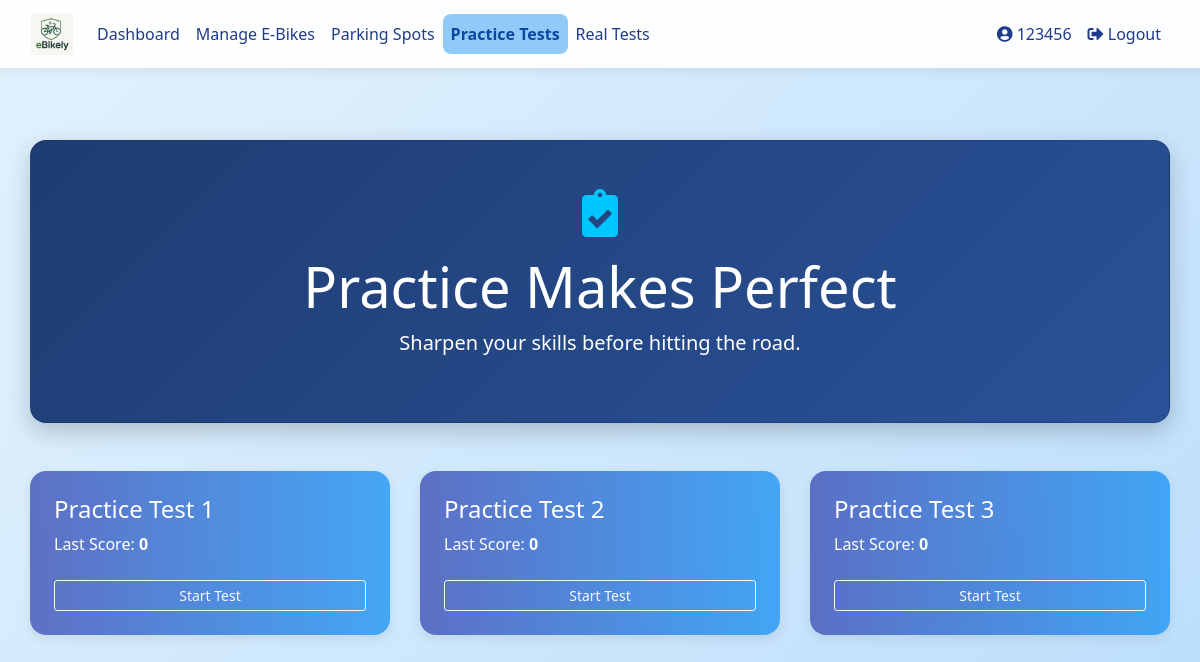
Before: /practice (signed in) with the older database file.
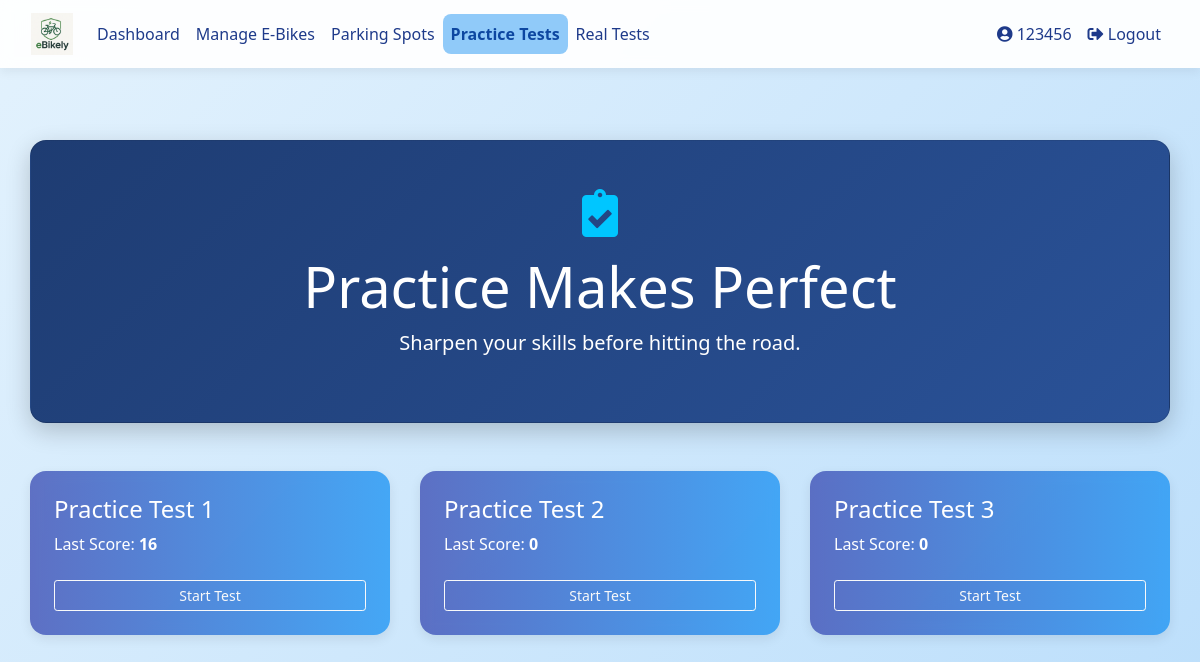
After: the same page with the newer database file.
### database_setup.py (models this page shows)
class User(Base, UserMixin):
    __tablename__ = 'users'
    id = Column(Integer, primary_key=True)
    username = Column(String(150), unique=True, nullable=False)
    email = Column(String(150), nullable=True)
    password = Column(String(150), nullable=False)
    ebikes = relationship('EBike', back_populates='owner', cascade="all, delete-orphan")
    practice_tests = relationship('PracticeTest', back_populates='user', cascade="all, delete-orphan")
    real_tests = relationship('RealTest', back_populates='user', cascade="all, delete-orphan")
    practice_attempts = relationship("PracticeAttempt", back_populates="user", cascade="all, delete-orphan")
    parking_spot = relationship("ParkingSpot", back_populates="reserved_user", uselist=False)
    role = Column(String(10))  # 'student' or 'teacher'
    department = Column(String(150))  # for teachers
    year = Column(Integer)  # for students
    house = Column(String(50))  # for students

class PracticeTest(Base):
    __tablename__ = 'practice_tests'
    id = Column(Integer, primary_key=True)
    name = Column(String(100), nullable=False)
    user_id = Column(Integer, ForeignKey('users.id'))  # <-- This line fixes the problem
    user = relationship('User', back_populates='practice_tests')  # <-- Define this side of the relationship
    questions = relationship('PracticeQuestion', back_populates='test', cascade="all, delete-orphan")

class PracticeAttempt(Base):
    __tablename__ = 'practice_attempts'
    id = Column(Integer, primary_key=True)
    user_id = Column(Integer, ForeignKey('users.id'), nullable=False)
    test_id = Column(Integer, ForeignKey('practice_tests.id'), nullable=False)
    score = Column(Integer, nullable=False)
    attempt_date = Column(DateTime, default=datetime.utcnow)
    user = relationship('User', back_populates='practice_attempts')

### app.py (the view)
@app.route('/practice', methods=['GET'])
@login_required
def practice_selection():
    session = SessionLocal()
    user = session.query(User).filter_by(id=current_user.id).first()
    tests = session.query(PracticeTest).all()
    attempts = {attempt.test_id: attempt for attempt in user.practice_attempts}
    session.close()
    return render_template('practice_selection.html', tests=tests, attempts=attempts)

### app.py (called while the page is built)
@login_manager.user_loader
def load_user(user_id):
    session = SessionLocal()
    user = session.query(User).get(int(user_id))
    session.close()
    return user

### templates/practice_selection.html (shortened to what this page needs)
{% extends "base.html" %}
{% block content %}
<div class="container dashboard-container fade-in py-5">
    <div class="hero-section card text-white text-center mb-5 p-5">
        <i class="fas fa-clipboard-check dashboard-icon mb-3"></i>
        <h1 class="display-4">Practice Makes Perfect</h1>
        <p class="lead">Sharpen your skills before hitting the road.</p>
    </div>
    <div class="row justify-content-center slide-up-delay">
        {% for test in tests %}
        <div class="col-md-6 col-lg-4 mb-4">
            <div class="feature-card card text-white p-4 h-100">
                <h4 class="mb-2">{{ test.name }}</h4>
                {% if test.id in attempts %}
                    <p>Last Score: <strong>{{ attempts[test.id].score }}</strong></p>
                {% else %}
                    <p>No attempt yet.</p>
                {% endif %}
                <a href="{{ url_for('practice_quiz', test_id=test.id) }}" class="btn btn-outline-light btn-sm mt-2">Start Test</a>
            </div>
        </div>
        {% endfor %}
    </div>
</div>
<link rel="stylesheet" href="https://cdnjs.cloudflare.com/ajax/libs/font-awesome/5.15.4/css/all.min.css">
{% endblock %}

### templates/base.html (shortened to what this page needs)
<!DOCTYPE html>
<html lang="en">
<head>
  <link rel="stylesheet" href="https://stackpath.bootstrapcdn.com/bootstrap/4.5.2/css/bootstrap.min.css">
  <link rel="stylesheet" href="{{ url_for('static', filename='styles.css') }}">
  <link href="https://cdnjs.cloudflare.com/ajax/libs/font-awesome/5.15.4/css/all.min.css" rel="stylesheet">
</head>
<body>
  <nav class="navbar navbar-expand-lg navbar-light">
    <div class="container-fluid">
      <a class="navbar-brand" href="{{ url_for('dashboard') }}">
        <img src="{{ url_for('static', filename='images/logo.png') }}" alt="E-Bike Manager Logo">
      </a>
      <div class="collapse navbar-collapse justify-content-between" id="navbarNav">
        <ul class="navbar-nav">
          {% if current_user.is_authenticated %}
            <li class="nav-item"><a class="nav-link {% if request.endpoint == 'dashboard' %}active{% endif %}" href="{{ url_for('dashboard') }}">Dashboard</a></li>
            <li class="nav-item"><a class="nav-link {% if request.endpoint == 'ebike_management' %}active{% endif %}" href="{{ url_for('ebike_management') }}">Manage E-Bikes</a></li>
            <li class="nav-item"><a class="nav-link {% if request.endpoint == 'parking_spots' %}active{% endif %}" href="{{ url_for('parking_spots') }}">Parking Spots</a></li>
            <li class="nav-item"><a class="nav-link {% if request.endpoint == 'practice_selection' %}active{% endif %}" href="{{ url_for('practice_selection') }}">Practice Tests</a></li>
            <li class="nav-item"><a class="nav-link {% if request.endpoint == 'real_tests' %}active{% endif %}" href="{{ url_for('real_tests') }}">Real Tests</a></li>
          {% endif %}
        </ul>
        <ul class="navbar-nav">
          {% if current_user.is_authenticated %}
            <li class="nav-item"><a class="nav-link {% if request.endpoint == 'user_profile' %}active{% endif %}" href="{{ url_for('user_profile') }}"><i class="fas fa-user-circle"></i> {{ current_user.username }}</a></li>
            <li class="nav-item"><a class="nav-link" href="{{ url_for('logout') }}"><i class="fas fa-sign-out-alt"></i> Logout</a></li>
          {% else %}
            <li class="nav-item"><a class="nav-link" href="{{ url_for('login') }}"><i class="fas fa-sign-in-alt"></i> Login</a></li>
            <li class="nav-item"><a class="nav-link" href="{{ url_for('register') }}"><i class="fas fa-user-plus"></i> Register</a></li>
          {% endif %}
        </ul>
      </div>
    </div>
  </nav>
  <div class="container my-4">
    {% block content %}{% endblock %}
  </div>
</body>
</html>

### static/styles.css (style rules this page uses)
.card { border-radius: 10px; box-shadow: 0 4px 6px rgba(0, 0, 0, 0.1); transition: transform 0.2s; }
.text-white { color: white; }
.hero-section { background: linear-gradient(135deg, #f8f9fa 0%, #e9ecef 100%); padding: 100px 0; }
.feature-card { background: white; border-radius: 10px; box-shadow: 0 4px 6px rgba(0, 0, 0, 0.1); transition: transform 0.3s ease; }

### templates/base.html (style rules this page uses)
body { min-height: 100vh; margin: 0; font-family: 'Segoe UI', sans-serif; background: linear-gradient(135deg, #e3f2fd 0%, #bbdefb 100%); color: #212529; }
.navbar { background-color: #ffffffee; backdrop-filter: blur(6px); box-shadow: 0 4px 10px rgba(0, 0, 0, 0.06); }
.navbar-brand img { height: 42px; }
.nav-link { color: #1e3a8a !important; font-weight: 500; transition: background 0.3s ease; border-radius: 0.5rem; padding: 0.5rem 0.8rem; }
.nav-link.active { background-color: #90caf9; color: #0d47a1 !important; font-weight: bold; }
.container, .container-fluid { max-width: 1200px; }
.card, .auth-card { background: #ffffff; border-radius: 1rem; box-shadow: 0 4px 12px rgba(0, 0, 0, 0.08); transition: transform 0.2s ease; }

### templates/practice_selection.html (style rules this page uses)
.dashboard-container { padding-top: 3rem; padding-bottom: 3rem; }
.hero-section { background: linear-gradient(135deg, #1e3c72 0%, #2a5298 100%); border-radius: 1rem; box-shadow: 0 8px 24px rgba(0, 0, 0, 0.2); }
.feature-card { background: linear-gradient(to right, #3f51b5cc, #2196f3cc); border: none; border-radius: 1rem; backdrop-filter: blur(6px); transition: transform 0.3s ease; }
.dashboard-icon { font-size: 3rem; color: #00c6ff; }
.fade-in { animation: fadeIn 1s ease-in; }
.slide-up-delay { animation: slideUp 0.8s ease-out 0.3s backwards; }

Changed rows visible on the page:
no longer on this page (row unchanged): PracticeAttempt: score "0"
added PracticeAttempt: score "16"
